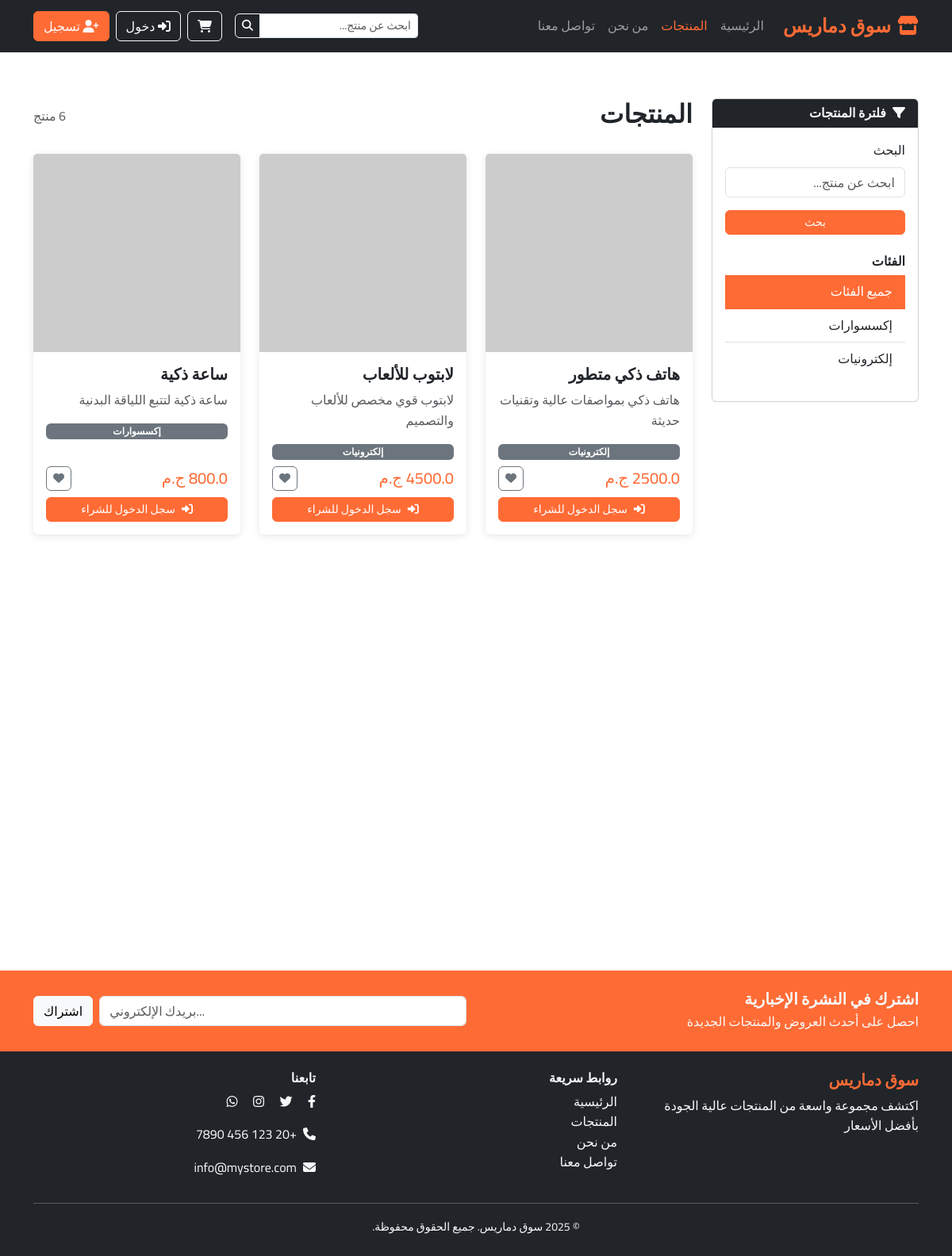
/products, run on an earlier commit of the app's database.
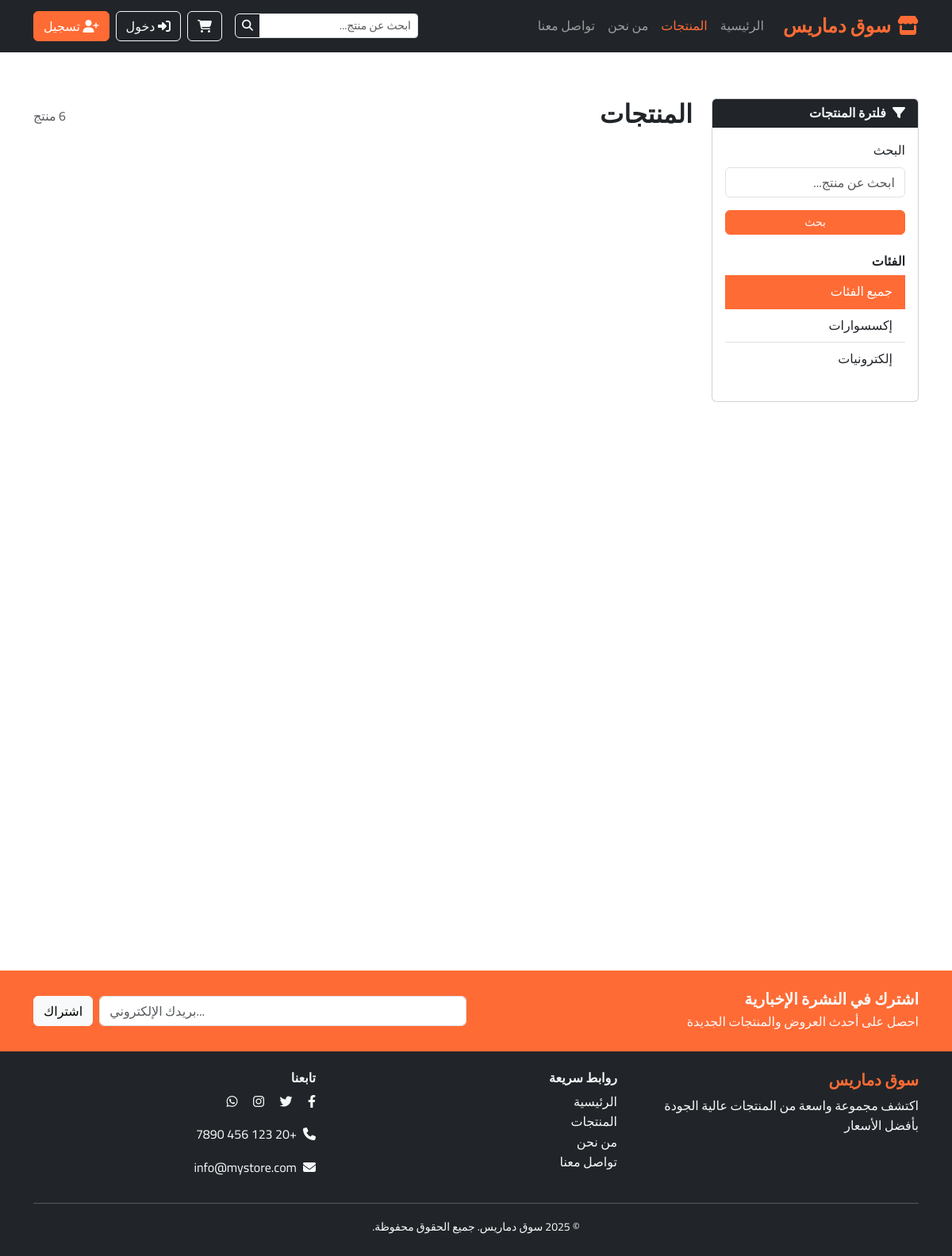
And on a later commit of the database.
### tables this page shows
CREATE TABLE products (
            id INTEGER PRIMARY KEY AUTOINCREMENT,
            name TEXT NOT NULL,
            description TEXT,
            price REAL NOT NULL,
            category TEXT NOT NULL,
            image_url TEXT,
            featured BOOLEAN DEFAULT 0,
            in_stock BOOLEAN DEFAULT 1,
            stock_quantity INTEGER DEFAULT 0,
            created_at TIMESTAMP DEFAULT CURRENT_TIMESTAMP
        );

### routes.py (the view)
@app.route('/products')
def products():
    category = request.args.get('category', '')
    search = request.args.get('search', '')
    if search and category:
        filtered_products = search_products(search, category)
    elif search:
        filtered_products = search_products(search)
    elif category:
        filtered_products = get_products_by_category(category)
    else:
        filtered_products = get_all_products()
    categories = get_categories()
    return render_template('products.html',
                         products=filtered_products,
                         categories=categories,
                         current_category=category,
                         search_term=search)

### database.py (called while the page is built)
def get_db_connection():
    conn = sqlite3.connect(DATABASE_PATH)
    conn.row_factory = sqlite3.Row  # This allows us to access columns by name
    return conn

def get_all_products():
    conn = get_db_connection()
    products = conn.execute('SELECT * FROM products ORDER BY created_at DESC').fetchall()
    conn.close()
    return products

def get_categories():
    conn = get_db_connection()
    categories = conn.execute('SELECT DISTINCT category FROM products ORDER BY category').fetchall()
    conn.close()
    return [cat['category'] for cat in categories]

### templates/products.html (shortened to what this page needs)
{% extends "base.html" %}
{% block content %}
<section class="py-5">
    <div class="container">
        <div class="row">
            <div class="col-lg-3 mb-4">
                <div class="card">
                    <div class="card-header bg-dark text-light">
                        <h6 class="mb-0"><i class="fas fa-filter me-2"></i>فلترة المنتجات</h6>
                    </div>
                    <div class="card-body">
                        <form method="GET" class="mb-4">
                            <div class="mb-3">
                                <label for="search" class="form-label">البحث</label>
                                <input type="text" class="form-control" id="search" name="search"
                                       value="{{ search_term or '' }}" placeholder="ابحث عن منتج...">
                            </div>
                            <button type="submit" class="btn btn-orange btn-sm w-100">بحث</button>
                        </form>
                        <div class="mb-3">
                            <h6>الفئات</h6>
                            <div class="list-group list-group-flush">
                                <a href="{{ url_for('products') }}"
                                   class="list-group-item list-group-item-action {% if not current_category %}active{% endif %}">
                                    جميع الفئات
                                </a>
                                {% for category in categories %}
                                <a href="{{ url_for('products', category=category) }}"
                                   class="list-group-item list-group-item-action {% if current_category == category %}active{% endif %}">
                                    {{ category }}
                                </a>
                                {% endfor %}
                            </div>
                        </div>
                    </div>
                </div>
            </div>
            <div class="col-lg-9">
                <div class="d-flex justify-content-between align-items-center mb-4">
                    <h2>المنتجات</h2>
                    <span class="text-muted">{{ products|length }} منتج</span>
                </div>
                {% if products %}
                <div class="row">
                    {% for product in products %}
                    <div class="col-lg-4 col-md-6 mb-4">
                        <div class="card product-card h-100">
                            <div class="card-img-wrapper">
                         <img src="{{ url_for('static', filename=product.image_url) }}" class="card-img-top" alt="{{ product.name }}">
                            </div>
                            <div class="card-body d-flex flex-column">
                                <h5 class="card-title">{{ product.name }}</h5>
                                <p class="card-text text-muted">{{ product.description }}</p>
                                <span class="badge bg-secondary mb-2">{{ product.category }}</span>
                                <div class="mt-auto">
                                    <div class="d-flex justify-content-between align-items-center mb-2">
                                        <span class="h5 text-orange mb-0">{{ product.price }} ج.م</span>
                                        <button class="btn btn-outline-secondary btn-sm wishlist-heart"
                                                onclick="toggleWishlist({{ product.id }}, this)"
                                                data-product-id="{{ product.id }}">
                                            <i class="fas fa-heart"></i>
                                        </button>
                                    </div>
                                    <div class="d-grid">
                                        {% if product.in_stock %}
                                            {% if current_user.is_authenticated %}
                                            <button class="btn btn-orange btn-sm" onclick="addToCart({{ product.id }})">
                                                <i class="fas fa-shopping-cart me-2"></i>أضف للسلة
                                            </button>
                                            {% else %}
                                            <a href="{{ url_for('login') }}" class="btn btn-orange btn-sm">
                                                <i class="fas fa-sign-in-alt me-2"></i>سجل الدخول للشراء
                                            </a>
                                            {% endif %}
                                        {% else %}
                                        <button class="btn btn-secondary btn-sm" disabled>
                                            <i class="fas fa-times me-2"></i>غير متوفر
                                        </button>
                                        {% endif %}
                                    </div>
                                </div>
                            </div>
                        </div>
                    </div>
                    {% endfor %}
                </div>
                {% endif %}
            </div>
        </div>
    </div>
</section>
{% endblock %}

### templates/base.html (shortened to what this page needs)
<!DOCTYPE html>
<html lang="ar" dir="rtl">
<head>
    <link href="https://cdn.jsdelivr.net/npm/bootstrap@5.3.0/dist/css/bootstrap.rtl.min.css" rel="stylesheet">
    <link rel="stylesheet" href="https://cdnjs.cloudflare.com/ajax/libs/font-awesome/6.4.0/css/all.min.css">
    <link rel="stylesheet" href="{{ url_for('static', filename='css/style.css') }}">
</head>
<body data-logged-in="{{ 'true' if current_user.is_authenticated else 'false' }}">
    <nav class="navbar navbar-expand-lg navbar-dark bg-dark fixed-top">
        <div class="container">
            <a class="navbar-brand text-orange fw-bold" href="{{ url_for('index') }}">
                <i class="fas fa-store me-2"></i>سوق دماريس
            </a>
            <div class="collapse navbar-collapse" id="navbarNav">
                <ul class="navbar-nav me-auto">
                    <li class="nav-item">
                        <a class="nav-link active" href="{{ url_for('index') }}">الرئيسية</a>
                    </li>
                    <li class="nav-item">
                        <a class="nav-link" href="{{ url_for('products') }}">المنتجات</a>
                    </li>
                    <li class="nav-item">
                        <a class="nav-link" href="{{ url_for('about') }}">من نحن</a>
                    </li>
                    <li class="nav-item">
                        <a class="nav-link" href="{{ url_for('contact') }}">تواصل معنا</a>
                    </li>
                </ul>
                <div class="d-flex align-items-center">
                <form class="d-flex me-3" method="GET" action="{{ url_for('products') }}">
                    <div class="input-group">
                        <input type="text" class="form-control form-control-sm" name="search"
                               placeholder="ابحث عن منتج..." style="width: 200px;">
                        <button class="btn btn-outline-light btn-sm" type="submit">
                            <i class="fas fa-search"></i>
                        </button>
                    </div>
                </form>
                    <a href="{{ url_for('cart') }}" class="btn btn-outline-light me-2 position-relative">
                        <i class="fas fa-shopping-cart"></i>
                    </a>
                    {% if current_user.is_authenticated %}
                    <div class="dropdown">
                        <button class="btn btn-outline-light dropdown-toggle" type="button" data-bs-toggle="dropdown">
                            <i class="fas fa-user me-1"></i>{{ current_user.first_name or current_user.username }}
                        </button>
                        <ul class="dropdown-menu dropdown-menu-end">
                            <li><a class="dropdown-item" href="{{ url_for('profile') }}">
                                    <i class="fas fa-user-circle me-2"></i>الملف الشخصي
                                </a></li>
                            <li>
                                <hr class="dropdown-divider">
                            </li>
                            <li><a class="dropdown-item" href="{{ url_for('logout') }}">
                                    <i class="fas fa-sign-out-alt me-2"></i>تسجيل خروج
                                </a></li>
                        </ul>
                    </div>
                    {% else %}
                    <a href="{{ url_for('login') }}" class="btn btn-outline-light me-2">
                        <i class="fas fa-sign-in-alt"></i> دخول
                    </a>
                    <a href="{{ url_for('register') }}" class="btn btn-orange">
                        <i class="fas fa-user-plus"></i> تسجيل
                    </a>
                    {% endif %}
                </div>
            </div>
        </div>
    </nav>
    <main class="main-content">
        {% block content %}{% endblock %}
    </main>
    <section class="bg-orange text-light py-4">
        <div class="container">
            <div class="row align-items-center">
                <div class="col-md-6">
                    <h5 class="mb-1">اشترك في النشرة الإخبارية</h5>
                    <p class="mb-0">احصل على أحدث العروض والمنتجات الجديدة</p>
                </div>
                <div class="col-md-6">
                    <form class="d-flex" id="newsletterForm">
                        <input type="email" class="form-control me-2" placeholder="بريدك الإلكتروني..." required>
                        <button type="submit" class="btn btn-light">اشتراك</button>
                    </form>
                </div>
            </div>
        </div>
    </section>
    <footer class="bg-dark text-light py-4">
        <div class="container">
            <div class="row">
                <div class="col-md-4">
                    <h5 class="text-orange">سوق دماريس</h5>
                    <p>اكتشف مجموعة واسعة من المنتجات عالية الجودة بأفضل الأسعار</p>
                </div>
                <div class="col-md-4">
                    <h6>روابط سريعة</h6>
                    <ul class="list-unstyled">
                        <li><a href="{{ url_for('index') }}" class="text-light">الرئيسية</a></li>
                        <li><a href="{{ url_for('products') }}" class="text-light">المنتجات</a></li>
                        <li><a href="{{ url_for('about') }}" class="text-light">من نحن</a></li>
                        <li><a href="{{ url_for('contact') }}" class="text-light">تواصل معنا</a></li>
                    </ul>
                </div>
                <div class="col-md-4">
                    <h6>تابعنا</h6>
                    <div class="mb-3">
                        <a href="#" class="text-light me-3"><i class="fab fa-facebook-f"></i></a>
                        <a href="#" class="text-light me-3"><i class="fab fa-twitter"></i></a>
                        <a href="#" class="text-light me-3"><i class="fab fa-instagram"></i></a>
                        <a href="#" class="text-light"><i class="fab fa-whatsapp"></i></a>
                    </div>
                    <p><i class="fas fa-phone me-2"></i>+20 123 456 7890</p>
                    <p><i class="fas fa-envelope me-2"></i>info@mystore.com</p>
                </div>
            </div>
            <hr class="my-3">
            <div class="text-center">
                <small>&copy; 2025 سوق دماريس. جميع الحقوق محفوظة.</small>
            </div>
        </div>
    </footer>
</body>
</html>

### static/css/style.css (style rules this page uses)
:root { --orange-color: #ff6b35; --orange-hover: #e55a2e; --dark-bg: #343a40; --light-bg: #f8f9fa; }
body { font-family: 'Cairo', 'Segoe UI', Tahoma, Geneva, Verdana, sans-serif; line-height: 1.6; direction: rtl; text-align: right; padding-top: 76px; }
h1, h2, h3, h4, h5, h6 { font-weight: 600; }
.text-orange { color: var(--orange-color) !important; }
.bg-orange { background-color: var(--orange-color) !important; }
.btn-orange { background-color: var(--orange-color); border-color: var(--orange-color); color: white; }
.navbar-brand { font-size: 1.5rem; font-weight: 700; }
.navbar-nav .nav-link { font-weight: 500; padding: 0.75rem 1rem; transition: color 0.3s ease; }
.navbar-nav .nav-link:hover, .navbar-nav .nav-link.active { color: var(--orange-color) !important; }
.btn { border-radius: 6px; font-weight: 500; transition: all 0.3s ease; }
.list-group-item.active { background-color: var(--orange-color); border-color: var(--orange-color); }
footer { margin-top: auto; }
footer a { text-decoration: none; transition: color 0.3s ease; }
.fade-in { animation: fadeIn 0.6s ease-in; }

What changed in the data, as far as the page shows it:
removed products: name "هاتف ذكي متطور", description "هاتف ذكي بمواصفات عالية وتقنيات حديثة", category "إلكترونيات"
removed products: name "لابتوب للألعاب", description "لابتوب قوي مخصص للألعاب والتصميم", category "إلكترونيات"
removed products: name "ساعة ذكية", description "ساعة ذكية لتتبع اللياقة البدنية", category "إكسسوارات", price "800.0"
